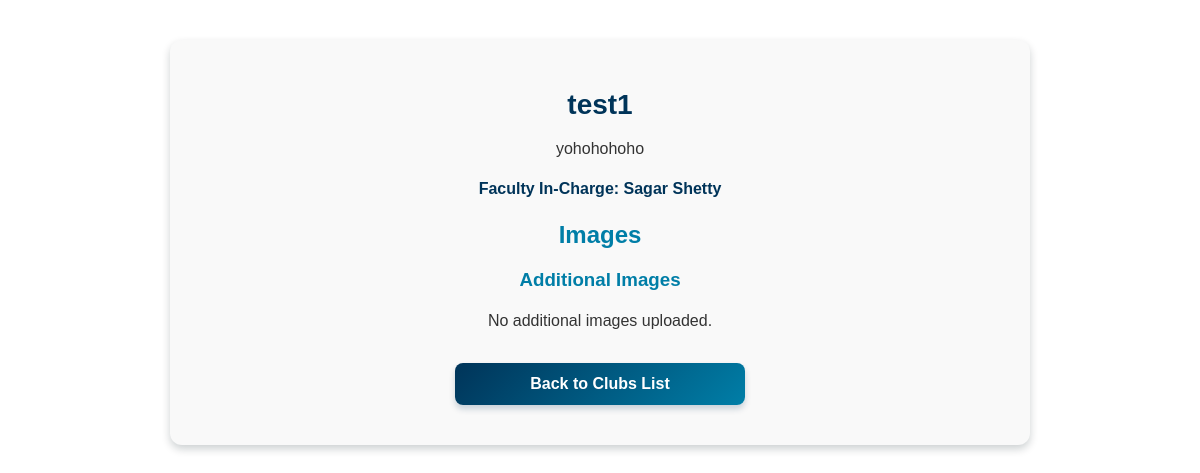
/committees/club/34/, run on an earlier commit of the app's database.
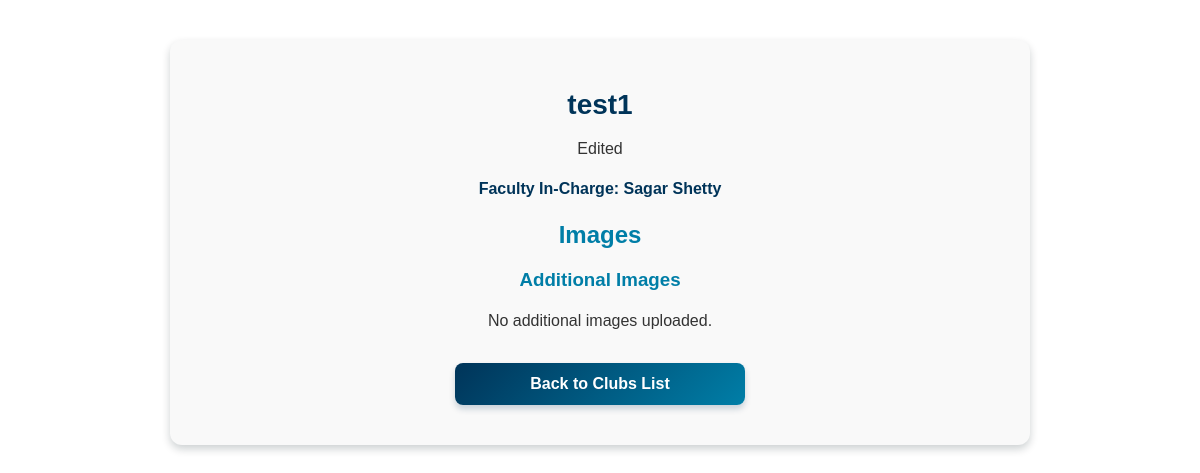
And on a later commit of the database.
### committees/models.py (models this page shows, shortened)
class Associations(models.Model):
    ROLE_CHOICES = (
        ('committees', 'Committees'),
        ('clubs', 'Clubs')
    )
    STATUS_CHOICES = (
        ('pending', 'Pending Approval'),
        ('approved', 'Approved'),
        ('rejected', 'Rejected'),
        ('delete_pending', 'Delete Request Pending'),
    )
    id = models.AutoField(primary_key=True)
    name = models.CharField(max_length=255)
    description = models.TextField()
    type = models.CharField(max_length=15, choices=ROLE_CHOICES)
    faculty_incharge = models.ForeignKey('faculty.Faculty', on_delete=models.CASCADE)
    created_by = models.ForeignKey('members.CoreMember', on_delete=models.CASCADE, null=True, blank=True)
    created_at = models.DateTimeField(auto_now_add=True)
    image = models.ImageField(upload_to='association_images/', null=True, blank=True)
    status = models.CharField(max_length=15, choices=STATUS_CHOICES, default='pending')
    owner = models.ForeignKey('members.CoreMember', on_delete=models.SET_NULL, null=True, blank=True,related_name='owned_associations')

### faculty/models.py (models this page shows, shortened)
class Faculty(models.Model):
    id = models.OneToOneField(UserProfile, on_delete=models.CASCADE, primary_key=True)
    department = models.CharField(max_length=100)
    designation = models.CharField(max_length=100,null=True,blank=True)
    locked_dates = models.JSONField(null=True,blank=True)
    permissions = models.JSONField(default=list,null=True,blank=True)

### Login/models.py (models this page shows, shortened)
class UserProfile(models.Model):
    ROLE_CHOICES = (
        ('faculty', 'Faculty'),
        ('core_member', 'Core Member'),
        ('member', 'Member'),
        ('non_participating', 'Non Participating')
    )
    id = models.OneToOneField(settings.AUTH_USER_MODEL, on_delete=models.CASCADE, primary_key=True)
    ssv_id = models.IntegerField(null=True, blank=True, unique=True)  # New field
    full_name = models.CharField(max_length=255)
    role = models.CharField(max_length=20, choices=ROLE_CHOICES,default='non_participating')
    profile_picture = models.ImageField(upload_to='profile_pics/', default='profile_pics/default.jpg',null=True, blank=True)
    created_at = models.DateTimeField(auto_now_add=True)
    updated_at = models.DateTimeField(auto_now=True)
    preferences = models.JSONField(default=list,null=True,blank=True) # New field for preferences

### committees/views.py (the view)
# urls.py: path('club/<int:pk>/', views.club_detail, name='club_detail'),
def club_detail(request, pk):
    club = get_object_or_404(Associations, pk=pk)
    is_creator = False
    is_owner = False
    can_edit = False
    if request.user.is_authenticated and request.user.userprofile.role == 'core_member':
        core_member = CoreMember.objects.get(id=request.user.userprofile)
        is_creator = club.created_by == core_member
        is_owner = club.owner == core_member
        if core_member:
            can_edit = CoreMember.objects.filter(association=club,id=core_member.id).exists()
    core_members = CoreMember.objects.all().exclude(id=club.owner.id)
    return render(request, 'committees/club_detail.html', {
        'club': club,
        'is_creator': is_creator,
        'is_owner': is_owner,
        'core_members': core_members,
        'can_edit': can_edit
    })

### committees/templates/committees/club_detail.html (shortened to what this page needs)
<!DOCTYPE html>
<html lang="en">
<head>
    {% load static %}
    <link rel="stylesheet" href="{% static 'css/club_details.css' %}">
</head>
<body>
    <div class="club-container">
        <h1>{{ club.name }}</h1>
        <p>{{ club.description }}</p>
        <p class="faculty-incharge">Faculty In-Charge: {{ club.faculty_incharge.id.full_name }}</p>
        <h2>Images</h2>
        <h3>Additional Images</h3>
        {% for image in club.images.all %}
            <img src="{{ image.image.url }}" alt="Club Image">
        {% empty %}
            <p>No additional images uploaded.</p>
        {% endfor %}
        <div class="button-container">
            <a href="{% url 'club_list' %}" class="btn btn-back">Back to Clubs List</a>
        </div>
    </div>
</body>
</html>

What changed in the data, as far as the page shows it:
changed Associations "test1": description "yohohohoho" → "Edited"
